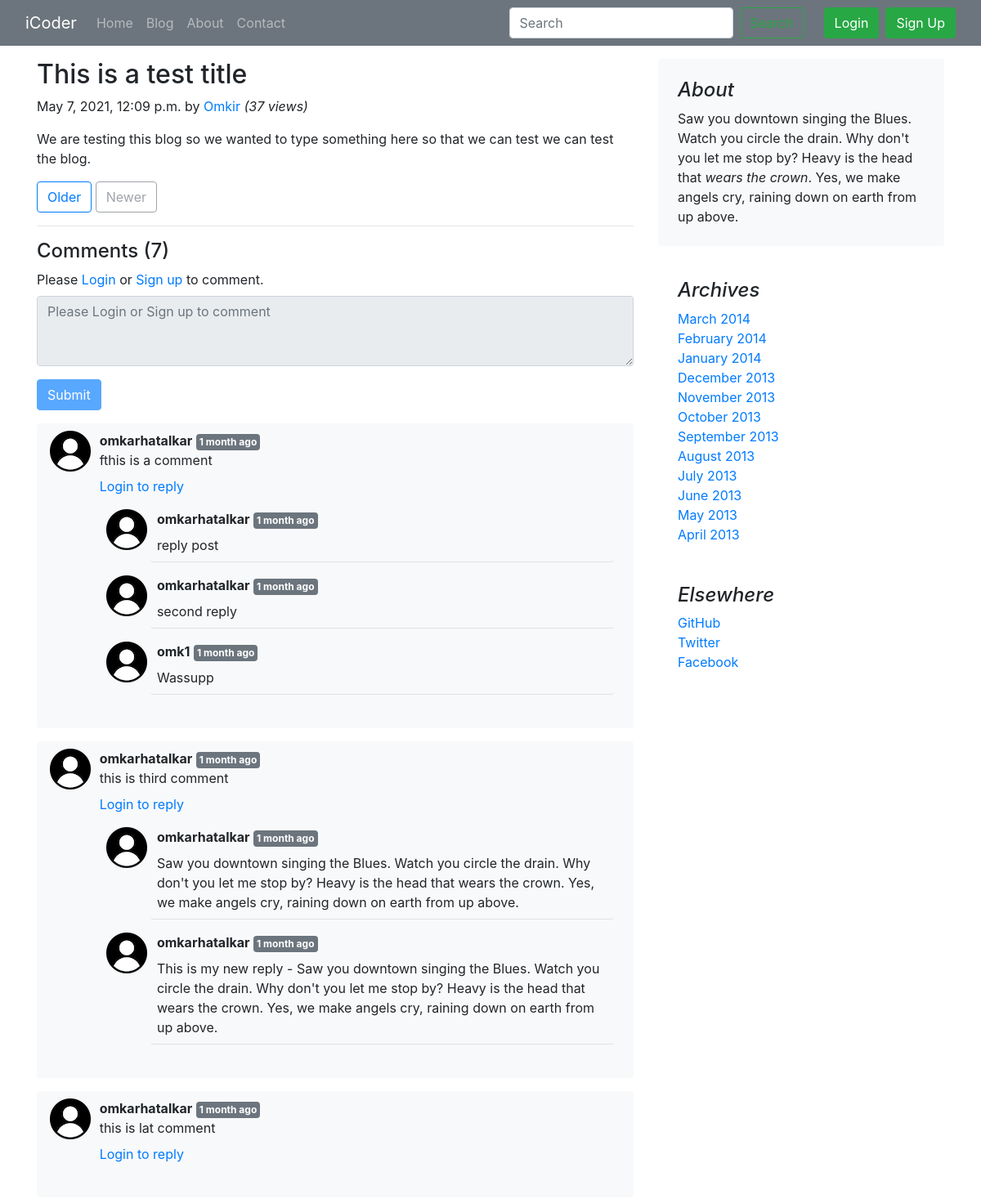
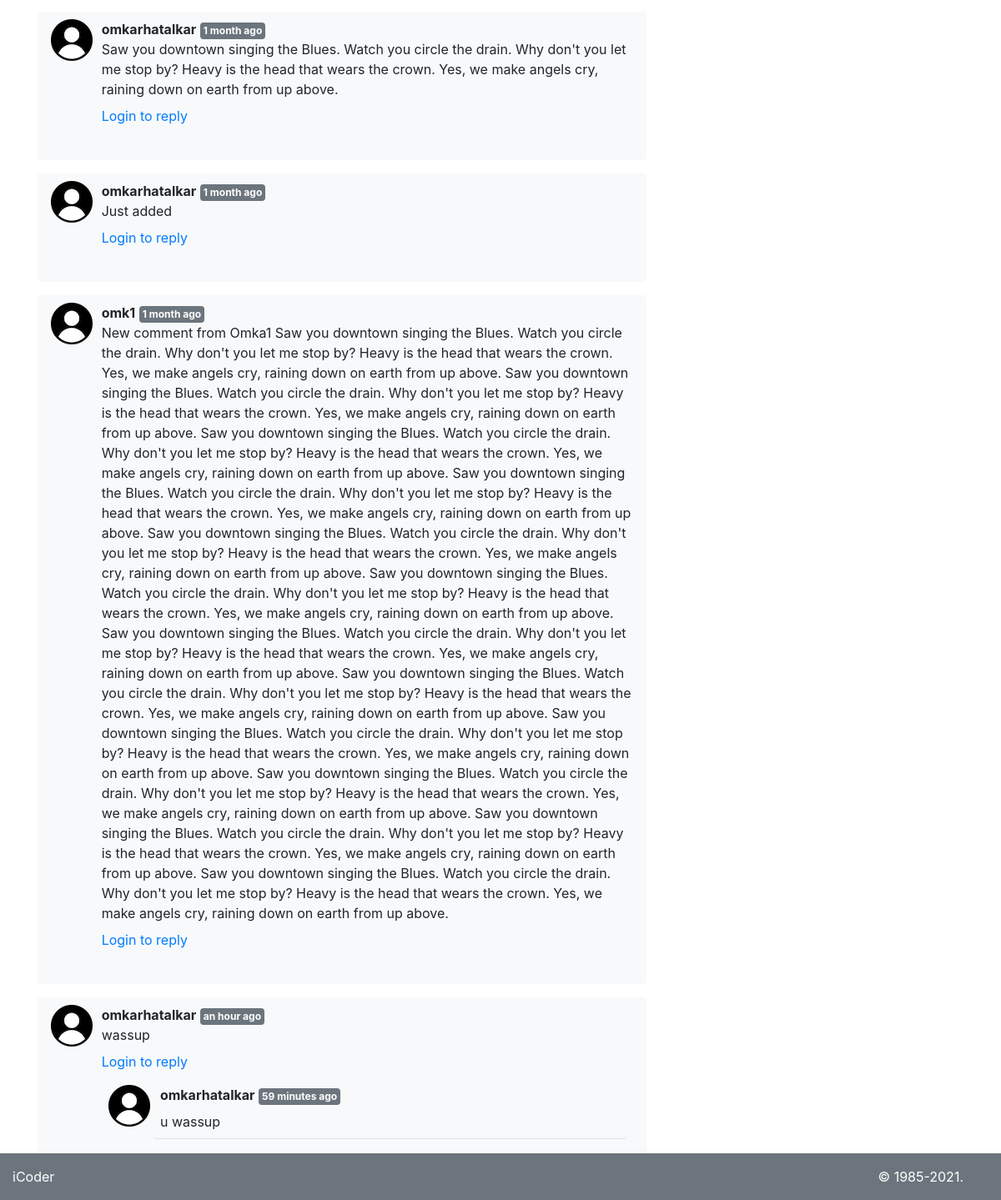
/blog/first-post, run on the app's committed database (2 pictures, top to bottom).
### blog/models.py (models this page shows, shortened)
class Post(models.Model):
	sno = models.AutoField(primary_key=True)
	title = models.CharField(max_length=255)
	content = models.TextField()
	author = models.CharField(max_length=30)
	slug = models.CharField(max_length=130)
	views = models.IntegerField(default=0)
	timestamp = models.DateTimeField(blank=True)

class BlogComment(models.Model):
	sno = models.AutoField(primary_key=True)
	comment = models.TextField()
	user = models.ForeignKey(User, on_delete=models.CASCADE)
	post = models.ForeignKey(Post, on_delete=models.CASCADE)
	parent = models.ForeignKey('self', on_delete=models.CASCADE, null=True)
	timestamp = models.DateTimeField(default=now)

### blog/views.py (the view)
# urls.py: path('<str:slug>', views.blogPost, name="blogPost"),
def blogPost(request, slug):
	post = Post.objects.filter(slug=slug).first()
	post.views += 1
	post.save()
	comments = BlogComment.objects.filter(post=post, parent=None)
	replies = BlogComment.objects.filter(post=post).exclude(parent=None)
	replyDict = {}
	for reply in replies:
		if reply.parent.sno not in replyDict.keys():
			replyDict[reply.parent.sno] = [reply]
		else:
			replyDict[reply.parent.sno].append(reply)
	context = {'post':post, 'comments':comments, 'user': request.user, 'replyDict': replyDict}
	return render(request, 'blog/blogPost.html', context)

### blog/templatetags/extras.py (called while the page is built)
@register.filter(name='get_val')
def get_val(dict, key):
    return dict.get(key)

### templates/blog/blogPost.html (shortened to what this page needs)
{% extends "base.html" %}
{% block body %}
{% load humanize %}
{% load extras %}
<main role="main" class="container my-3">
    <div class="row">
        <div class="col-md-8 blog-main">
            <div class="blog-post">
                <h2 class="blog-post-title">{{post.title}}</h2>
                <p class="blog-post-meta">{{post.timestamp}} by <a href="#">{{post.author}}</a> <span><em>({{post.views}} views)</em></span></p>
                <p>{{post.content|safe}}</p>
            </div>
            <nav class="blog-pagination">
                <a class="btn btn-outline-primary" href="#">Older</a>
                <a class="btn btn-outline-secondary disabled" href="#" tabindex="-1" aria-disabled="true">Newer</a>
            </nav>
            <hr>
            <div class="">
                <h4>Comments ({{comments.count}})</h4>
                <div class="my-2">
                    {% if user.is_authenticated %}
                    <form action="/blog/postComment" method="post">
                        {% csrf_token %}
                        <div class="form-group">
                            <label for="comment">Post Comment</label>
                            <textarea class="form-control" id="comment" name="comment" rows="3"></textarea>
                        </div>
                        <input type="hidden" name="parentSno" value="">
                        <input type="hidden" name="postSno" value="{{post.sno}}">
                        <button type="submit" class="btn btn-primary">Submit</button>
                    </form>
                    {% else %}
                    <form>
                        <div class="form-group">
                            <div class="my-2">
                                Please <a type="button" title="Login" data-toggle="modal" data-target="#loginModal" class="text-primary">Login</a> or <a type="button" title="Sign up" data-toggle="modal" data-target="#signupModal" class="text-primary">Sign up</a> to comment.
                            </div>
                            <textarea class="form-control" rows="3" placeholder="Please Login or Sign up to comment" readonly></textarea>
                        </div>
                        <button type="submit" class="btn btn-primary" disabled>Submit</button>
                    </form>
                    {% endif %}
                </div>
                {% for comment in comments %}
                <div class="row mx-0 my-3 py-2 border border-light rounded bg-light">
                    <div class="col-md-1">
                        <img src='/static/images/user.png' loading='lazy' alt='User image'>
                    </div>
                    <div class="col-md-11">
                        <b>{{comment.user.username}}</b> <small class="badge badge-secondary text-white p-1  ">{{comment.timestamp | naturaltime}}</small>
                        <div>
                            {{comment.comment}}
                        </div>
                        <div class="reply mx-0 mb-2">
                            {% if user.is_authenticated %}
                            <p class="mt-2 mb-0">
                                <a data-toggle="collapse" href="#replyBox{{comment.sno}}" role="button" aria-expanded="false" aria-controls="replyBox{{comment.sno}}">
                                    Reply
                                </a>
                            </p>
                            <div class="collapse" id="replyBox{{comment.sno}}">
                                <div class="card card-body py-3">
                                    <form action="/blog/postComment" method="post">
                                        {% csrf_token %}
                                        <div class="form-group">
                                            <label for="comment">Post a reply</label>
                                            <textarea class="form-control" id="comment" name="comment" rows="3"></textarea>
                                            <input type="hidden" name="parentSno" value="{{comment.sno}}">
                                        </div>
                                        <input type="hidden" name="postSno" value="{{post.sno}}">
                                        <button type="submit" class="btn btn-primary">Submit</button>
                                    </form>
                                </div>
                            </div>
                            {% else %}
                            <p class="mt-2 mb-0">
                                <a type="button" title="Login" data-toggle="modal" data-target="#loginModal" class="text-primary">Login to reply</a>
                            </p>
                            {% endif %}
                            <div class="row replies p-2 my-2">
                                {% for reply in replyDict|get_val:comment.sno %}
                                <div class="col-md-1">
                                    <img src='/static/images/user.png' loading='lazy' alt='User image'>
                                </div>
                                <div class="col-md-11">
                                      <span class="ml-2"><b>{{reply.user.username}}</b> <small class="badge badge-secondary text-white p-1  ">{{reply.timestamp | naturaltime}}</small></span>
                                    <p class="border-bottom rounded p-2">{{reply.comment}}</p>
                                </div>
                                {% endfor %}
                            </div>
                        </div>
                    </div>
                </div>
                {% endfor %}
            </div>
        </div>
        <aside class="col-md-4 blog-sidebar">
            <div class="p-4 mb-3 bg-light rounded">
                <h4 class="font-italic">About</h4>
                <p class="mb-0">Saw you downtown singing the Blues. Watch you circle the drain. Why don't you let me stop by? Heavy is the head that <em>wears the crown</em>. Yes, we make angels cry, raining down on earth from up above.</p>
            </div>
            <div class="p-4">
                <h4 class="font-italic">Archives</h4>
                <ol class="list-unstyled mb-0">
                    <li><a href="#">March 2014</a></li>
                    <li><a href="#">February 2014</a></li>
                    <li><a href="#">January 2014</a></li>
                    <li><a href="#">December 2013</a></li>
                    <li><a href="#">November 2013</a></li>
                    <li><a href="#">October 2013</a></li>
                    <li><a href="#">September 2013</a></li>
                    <li><a href="#">August 2013</a></li>
                    <li><a href="#">July 2013</a></li>
                    <li><a href="#">June 2013</a></li>
                    <li><a href="#">May 2013</a></li>
                    <li><a href="#">April 2013</a></li>
                </ol>
            </div>
            <div class="p-4">
                <h4 class="font-italic">Elsewhere</h4>
                <ol class="list-unstyled">
                    <li><a href="#">GitHub</a></li>
                    <li><a href="#">Twitter</a></li>
                    <li><a href="#">Facebook</a></li>
                </ol>
            </div>
        </aside>
    </div>
</main>
{% endblock body %}

### data on the page
Post: title "This is a test title", timestamp "May 7, 2021, 12:09 p.m.", author "Omkir", views "37", content "We are testing this blog so we wanted to type something here so that we can test we can test the blog."
BlogComment: user.username "omkarhatalkar", timestamp "1 month ago", comment "fthis is a comment"
BlogComment: user.username "omkarhatalkar", timestamp "1 month ago", comment "reply post"
BlogComment: user.username "omkarhatalkar", timestamp "1 month ago", comment "second reply"
BlogComment: user.username "omk1", timestamp "1 month ago", comment "Wassupp"
BlogComment: user.username "omkarhatalkar", timestamp "1 month ago", comment "this is third comment"
BlogComment: user.username "omkarhatalkar", timestamp "1 month ago", comment "Saw you downtown singing the Blues. Watch you circle the drain. Why don't you let me stop by? Heavy is the head that wears the crown. Yes, we make angels cry, raining down on earth from up above."
BlogComment: user.username "omkarhatalkar", timestamp "1 month ago", comment "This is my new reply - Saw you downtown singing the Blues. Watch you circle the drain. Why don't you let me stop by? Heavy is the head that wears the crown. Yes, we make angels cry, raining down on earth from up above."
BlogComment: user.username "omkarhatalkar", timestamp "1 month ago", comment "this is lat comment"
BlogComment: user.username "omkarhatalkar", timestamp "1 month ago", comment "Saw you downtown singing the Blues. Watch you circle the drain. Why don't you let me stop by? Heavy is the head that wears the crown. Yes, we make angels cry, raining down on earth from up above."
BlogComment: user.username "omkarhatalkar", timestamp "1 month ago", comment "Just added"
BlogComment: user.username "omk1", timestamp "1 month ago", comment "New comment from Omka1 Saw you downtown singing the Blues. Watch you circle the drain. Why don't you let me stop by? Heavy is the head that wears the crown. Yes, we make angels cry, raining down on earth from up above. Saw you downtown singing the Blues. Watch you circle the drain. Why don't you let me stop by? Heavy is the head that wears the crown. Yes, we make angels cry, raining down on earth from up above. Saw you downtown singing the Blues. Watch you circle the drain. Why don't you let me stop by? Heavy is the head that wears the crown. Yes, we make angels cry, raining down on earth from up above. Saw you downtown singing the Blues. Watch you circle the drain. Why don't you let me…"
BlogComment: user.username "omkarhatalkar", timestamp "an hour ago", comment "wassup"
BlogComment: user.username "omkarhatalkar", timestamp "59 minutes ago", comment "u wassup"

### other printed values
{{ comments.count }} "7"
